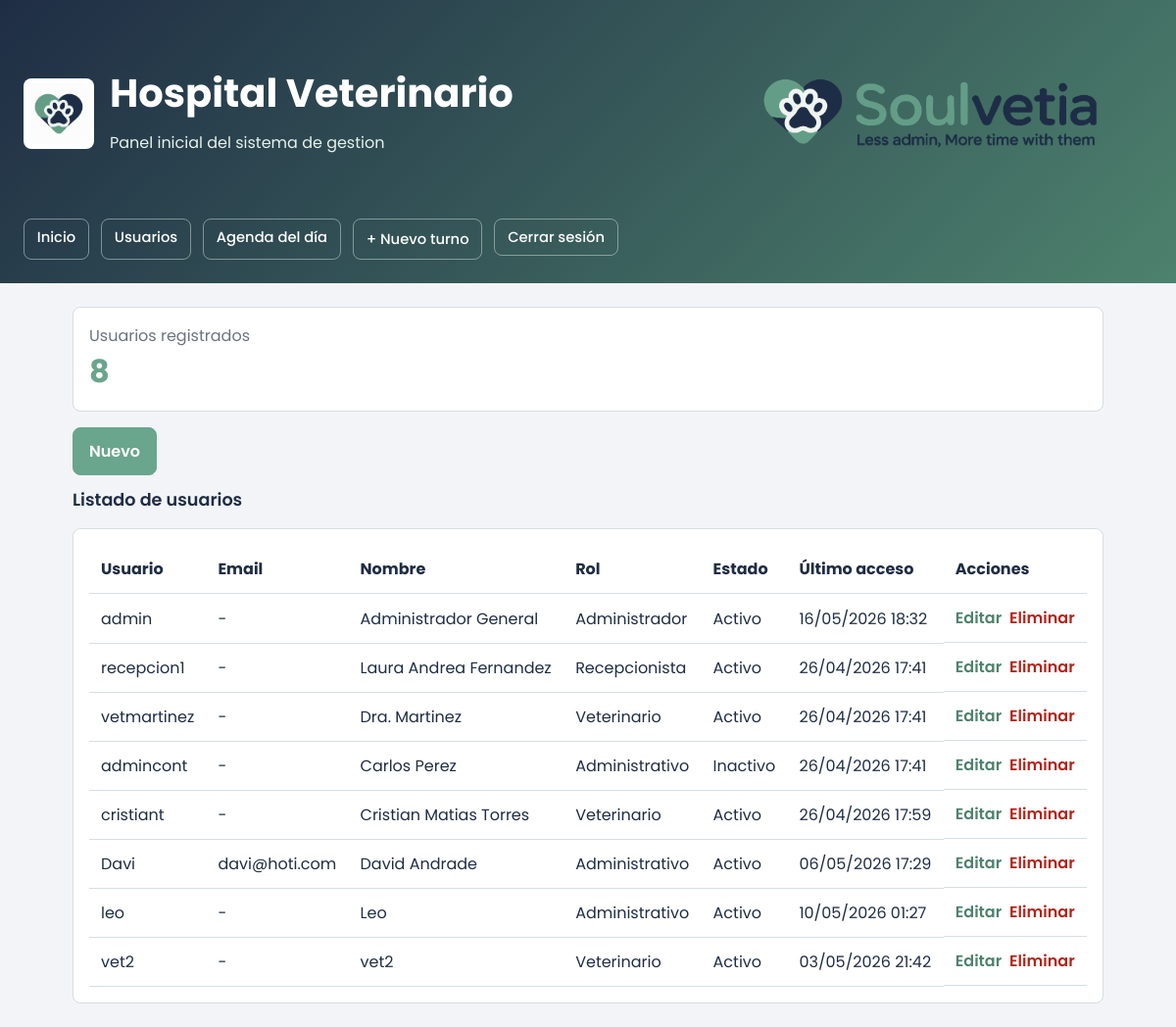
The page /usuarios/ (signed in) on the database as committed earlier.
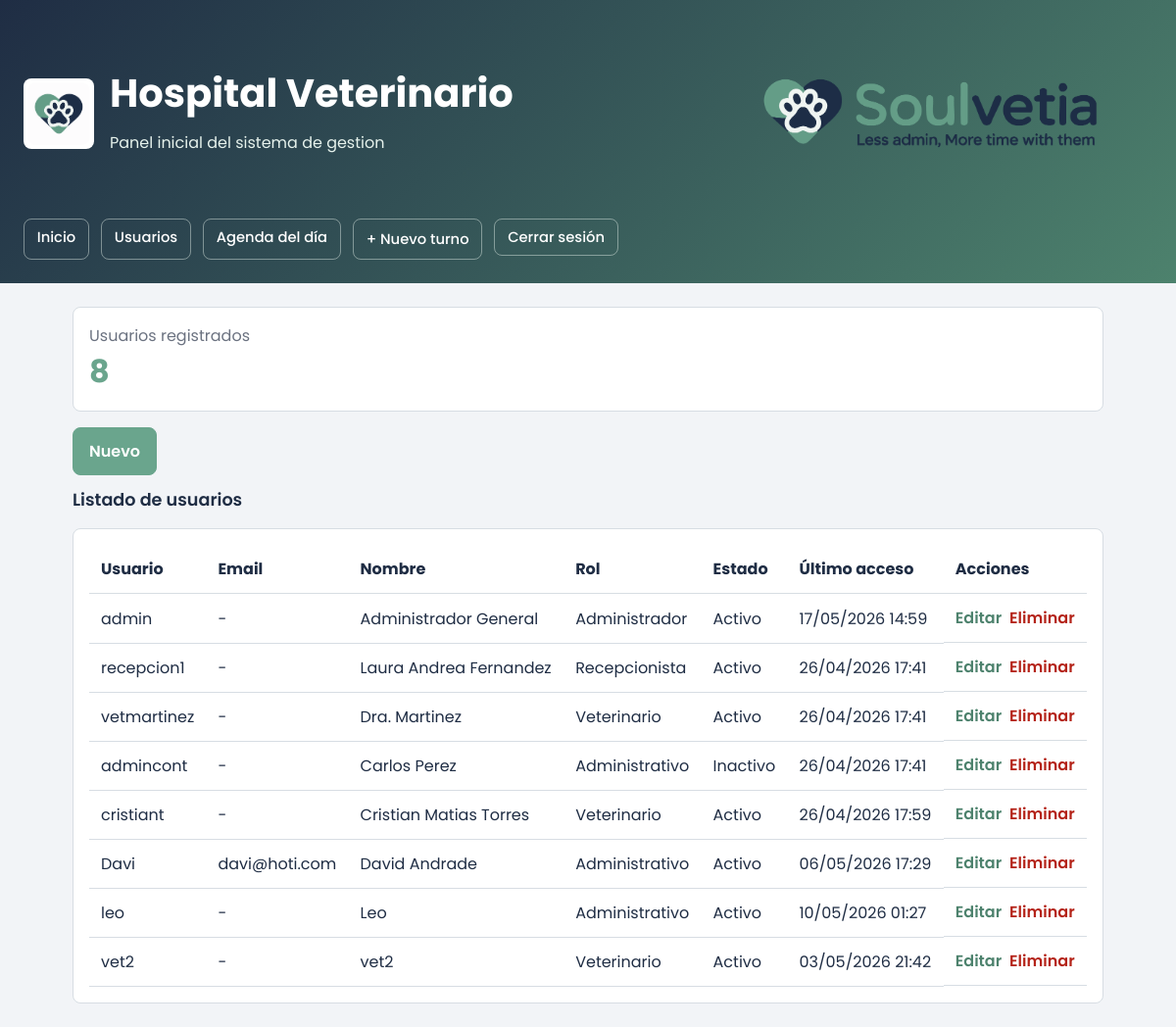
The same page on the database as committed later.
### tables this page shows
CREATE TABLE users (
                    id INTEGER PRIMARY KEY AUTOINCREMENT,
                    username TEXT NOT NULL UNIQUE,
                    full_name TEXT NOT NULL,
                    role TEXT NOT NULL,
                    status TEXT NOT NULL DEFAULT 'Activo',
                    last_access TEXT NOT NULL
                , password_hash TEXT NOT NULL DEFAULT '', email TEXT NOT NULL DEFAULT '');

### app/controllers/users_controller.py (the view)
@users_bp.route("/")
def index():
    users = service.get_users()
    return render_template("users.html", users=users, total_users=len(users))

### app/services/hospital_service.py (called while the page is built)
    def get_users(self) -> list[User]:
        return self.user_repository.list_all()

### app/services/user_repository.py (called while the page is built)
    def _connect(self) -> sqlite3.Connection:
        conn = sqlite3.connect(self.db_path)
        conn.row_factory = sqlite3.Row
        return conn

    def list_all(self) -> list[User]:
        with self._connect() as conn:
            rows = conn.execute("SELECT * FROM users ORDER BY id").fetchall()
        return [self._row_to_user(row) for row in rows]

    def _row_to_user(self, row: sqlite3.Row | dict) -> User:
        return User(
            id=row["id"],
            username=row["username"],
            full_name=row["full_name"],
            role=row["role"],
            status=row["status"],
            last_access=datetime.fromisoformat(row["last_access"]),
            email=row["email"] if "email" in row.keys() else "",
        )

### app/templates/users.html
{% extends "base.html" %}
{% block content %}
<div class="grid">
  <div class="card">
    <div class="muted">Usuarios registrados</div>
    <div class="metric">{{ total_users }}</div>
  </div>
</div>
<div style="display:flex; justify-content:flex-start; margin-bottom:0.75rem; margin-top: 1rem;">
  <a href="{{ url_for('users.new') }}" class="button">Nuevo</a>
</div>
<div class="section-title" style="margin-top:0;">Listado de usuarios</div>
<div class="card">
  <table style="width:100%; border-collapse: collapse;">
    <thead>
      <tr>
        <th style="text-align:left; padding:0.75rem; border-bottom:1px solid var(--border);">Usuario</th>
        <th style="text-align:left; padding:0.75rem; border-bottom:1px solid var(--border);">Email</th>
        <th style="text-align:left; padding:0.75rem; border-bottom:1px solid var(--border);">Nombre</th>
        <th style="text-align:left; padding:0.75rem; border-bottom:1px solid var(--border);">Rol</th>
        <th style="text-align:left; padding:0.75rem; border-bottom:1px solid var(--border);">Estado</th>
        <th style="text-align:left; padding:0.75rem; border-bottom:1px solid var(--border);">Último acceso</th>
        <th style="text-align:left; padding:0.75rem; border-bottom:1px solid var(--border);">Acciones</th>
      </tr>
    </thead>
    <tbody>
      {% for user in users %}
      <tr>
        <td style="padding:0.75rem; border-bottom:1px solid var(--border);">{{ user.username }}</td>
        <td style="padding:0.75rem; border-bottom:1px solid var(--border);">{{ user.email or '-' }}</td>
        <td style="padding:0.75rem; border-bottom:1px solid var(--border);">{{ user.full_name }}</td>
        <td style="padding:0.75rem; border-bottom:1px solid var(--border);">{{ user.role }}</td>
        <td style="padding:0.75rem; border-bottom:1px solid var(--border);">{{ user.status }}</td>
        <td style="padding:0.75rem; border-bottom:1px solid var(--border);">{{ user.last_access.strftime("%d/%m/%Y %H:%M") }}</td>
        <td style="padding:0.75rem; border-bottom:1px solid var(--border); display:flex; gap:0.5rem; flex-wrap:wrap;">
          <a href="{{ url_for('users.edit', user_id=user.id) }}" class="link">Editar</a>
          <form method="post" action="{{ url_for('users.delete', user_id=user.id) }}" onsubmit="return confirm('¿Eliminar este usuario?');" style="margin:0;">
            <button type="submit" class="danger-link">Eliminar</button>
          </form>
        </td>
      </tr>
      {% endfor %}
    </tbody>
  </table>
</div>
{% endblock %}

### app/templates/base.html (shortened to what this page needs)
<!doctype html>
<html lang="es">
  <head>
  </head>
  <body class="{% block body_class %}{% endblock %}">
    {% block auth_content %}
    <header>
      <div class="header-content">
        <div class="header-row">
          <div class="brand">
            <img class="brand-icon" src="{{ url_for('static', filename='resources/Icono2.png') }}" alt="Hospital Veterinario">
            <div>
              <h1>Hospital Veterinario</h1>
              <p>Panel inicial del sistema de gestion</p>
            </div>
          </div>
          <img class="hero-banner" src="{{ url_for('static', filename='resources/Banner.png') }}" alt="Soulvetia">
        </div>
        <nav class="nav">
          <a href="/">Inicio</a>
          <a href="/usuarios/">Usuarios</a>
          {% if session.user_id %}
            <a href="{{ url_for('dashboard.index') }}">Agenda del día</a>
            {% if current_user.user_role in ('Administrador', 'Recepcionista') %}
              <a href="{{ url_for('turnos.nuevo') }}" class="button">+ Nuevo turno</a>
            {% endif %}
            <form class="nav-form" method="post" action="{{ url_for('auth.logout') }}">
              <button type="submit">Cerrar sesión</button>
            </form>
          {% endif %}
        </nav>
      </div>
    </header>
    <main>
      {% block content %}{% endblock %}
    </main>
    {% endblock %}
  </body>
</html>

### app/templates/base.html (style rules this page uses)
:root { --primary: #6AA58D; --primary-dark: #4d826d; --ink: #1F2D44; --surface: #F2F4F7; --surface-tint: #E6F2EC; --card: #ffffff; --muted: #6B7280; --border: #d7dde3; --danger: #b42318; --danger-bg: #fff1f0; --success-bg: #E6F2EC; --accent: var(--primary); --success: #2d6a4f; --text-muted: var(--muted); --surface-2: #f2f4f7; --text: var(--ink); }
* { box-sizing: border-box; }
body { margin: 0; font-family: "Poppins", Arial, Helvetica, sans-serif; background: var(--surface); color: var(--ink); }
header { background: linear-gradient(135deg, var(--ink), var(--primary-dark)); color: white; min-height: 240px; padding: 0; }
.hero-banner { width: 100%; max-width: 460px; height: auto; display: block; }
.header-content { min-height: 240px; display: flex; flex-direction: column; justify-content: center; padding: 1.5rem; }
.header-row { display: flex; align-items: center; justify-content: space-between; gap: 1.5rem; }
header h1 { margin: 0; font-size: clamp(1.8rem, 4vw, 2.5rem); font-weight: 700; line-height: 1.1; }
header p { color: var(--surface-tint); margin-bottom: 0; font-weight: 400; }
.brand { display: flex; align-items: center; gap: 1rem; max-width: 720px; }
.brand-icon { width: 72px; height: 72px; border-radius: 8px; background: white; object-fit: contain; padding: 0.25rem; }
.nav { display: flex; gap: 0.75rem; flex-wrap: wrap; margin-top: 1rem; }
.nav a, .nav button { color: white; text-decoration: none; border: 1px solid rgba(230,242,236,0.45); padding: 0.45rem 0.8rem; border-radius: 8px; font-size: 0.92rem; font-weight: 500; background: transparent; font-family: inherit; cursor: pointer; }
.nav-form { margin: 0; }
main { max-width: 1100px; margin: 0 auto; padding: 1.5rem; }
.grid { display: grid; grid-template-columns: repeat(auto-fit, minmax(220px, 1fr)); gap: 1rem; }
.card { background: var(--card); border: 1px solid var(--border); border-radius: 8px; padding: 1rem; }
.metric { font-size: 2rem; font-weight: 700; color: var(--primary); }
.section-title { margin: 1.5rem 0 1rem; font-size: 1.1rem; color: var(--ink); font-weight: 600; }
.muted { color: var(--muted); }
.button { display: inline-flex; align-items: center; justify-content: center; min-height: 2.6rem; padding: 0.7rem 1rem; border: 1px solid var(--primary); border-radius: 8px; background: var(--primary); color: white; font: inherit; font-weight: 600; text-decoration: none; cursor: pointer; }
.link { color: var(--primary-dark); font-weight: 600; text-decoration: none; }
.danger-link { border: none; background: none; color: var(--danger); cursor: pointer; font: inherit; font-weight: 600; padding: 0; }

Rows that differ between the two databases and show on the page:
changed users "admin": last_access "16/05/2026 18:32" → "17/05/2026 14:59"
